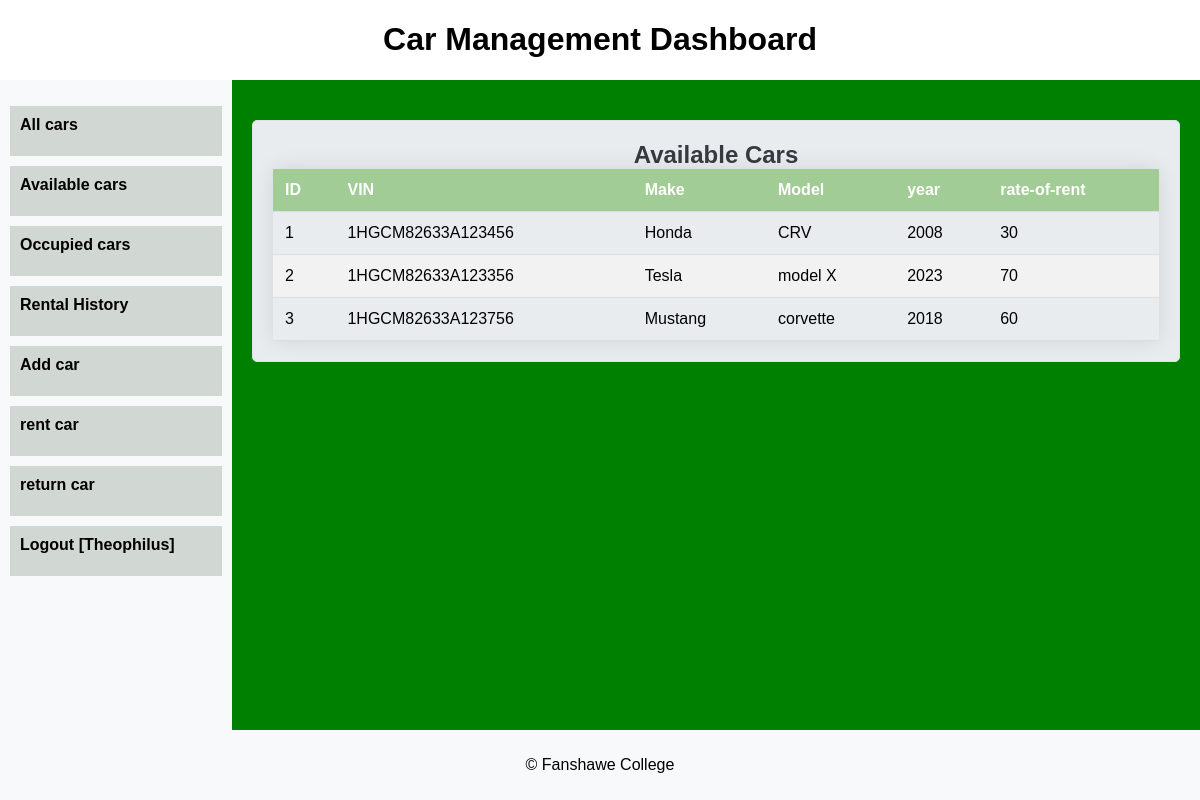
The app's page /projectApp/app/AvailableCars.php (signed in) with its own data.
### tables this page shows
CREATE TABLE `car_details` (
  `ID` int(11) NOT NULL AUTO_INCREMENT,
  `VIN` char(17) NOT NULL UNIQUE,
  `make` varchar(20) NOT NULL ,
  `model` varchar(20) NOT NULL ,
  `year` int(11) NOT NULL ,
  `rate_of_rent_per_day` int(11) NOT NULL,
  `is_available` TINYINT(1) NOT NULL DEFAULT 1,

  PRIMARY KEY (ID)
);

### projectApp/app/AvailableCars.php (the view, shortened to what this page needs)
<?php
include(__DIR__ . '/../header.php');
require(__DIR__ . '/../config/config.php');
$sql = "SELECT ID, VIN, MAKE,MODEL, YEAR, RATE_OF_RENT_PER_DAY  FROM CAR_DETAILS WHERE IS_AVAILABLE = 1";
$result = $conn->query($sql);
?>
<content>
    <h2>Available Cars</h2>
    <table>
        <thead>
        <tr>
            <th>ID</th>
            <th>VIN</th>
            <th>Make</th>
            <th>Model</th>
            <th>year</th>
            <th>rate-of-rent</th>
        </tr>
        </thead>
        <tbody>
        <?php
        if ($result->num_rows > 0) {
            while($row = $result->fetch_assoc()) {
                echo "<tr><td>" . $row["ID"]. "</td><td>" . $row["VIN"]. "</td><td>" . $row["MAKE"]. "</td><td>" . $row["MODEL"]. "</td><td>" . $row["YEAR"]. "</td><td>" . $row["RATE_OF_RENT_PER_DAY"]. "</td></tr>";
            }
        } else {
            echo "<tr><td colspan='3'>No records found</td></tr>";
        }
        ?>
        </tbody>
    </table>
</content>
<?php include(__DIR__ . '/../footer.php'); ?>

### projectApp/design/style.css (style rules this page uses)
body { margin: 0; padding: 0; box-sizing: border-box; font-family: Arial, sans-serif; }
content { display: block; padding: 20px; background-color: #e9ecef; border: 1px solid #dee2e6; border-radius: 5px; margin: 20px 0; text-align: center; }
content h2 { margin: 0; font-size: 24px; color: #343a40; text-align: center; }
table { width: 100%; border-collapse: collapse; box-shadow: 0 0 20px rgba(0, 0, 0, 0.1); }
table th, table td { padding: 12px; text-align: left; border-bottom: 1px solid #ddd; }
table th { background-color: #a2cc95; color: white; }
table tr:nth-child(even) { background-color: #f2f2f2; }

### records on screen
car_details: ID "1", VIN "1HGCM82633A123456", make "Honda", model "CRV", year "2008", rate_of_rent_per_day "30"
car_details: ID "2", VIN "1HGCM82633A123356", make "Tesla", model "model X", year "2023", rate_of_rent_per_day "70"
car_details: ID "3", VIN "1HGCM82633A123756", make "Mustang", model "corvette", year "2018", rate_of_rent_per_day "60"

### other values on screen
$_SESSION['login_user'] "Theophilus"
